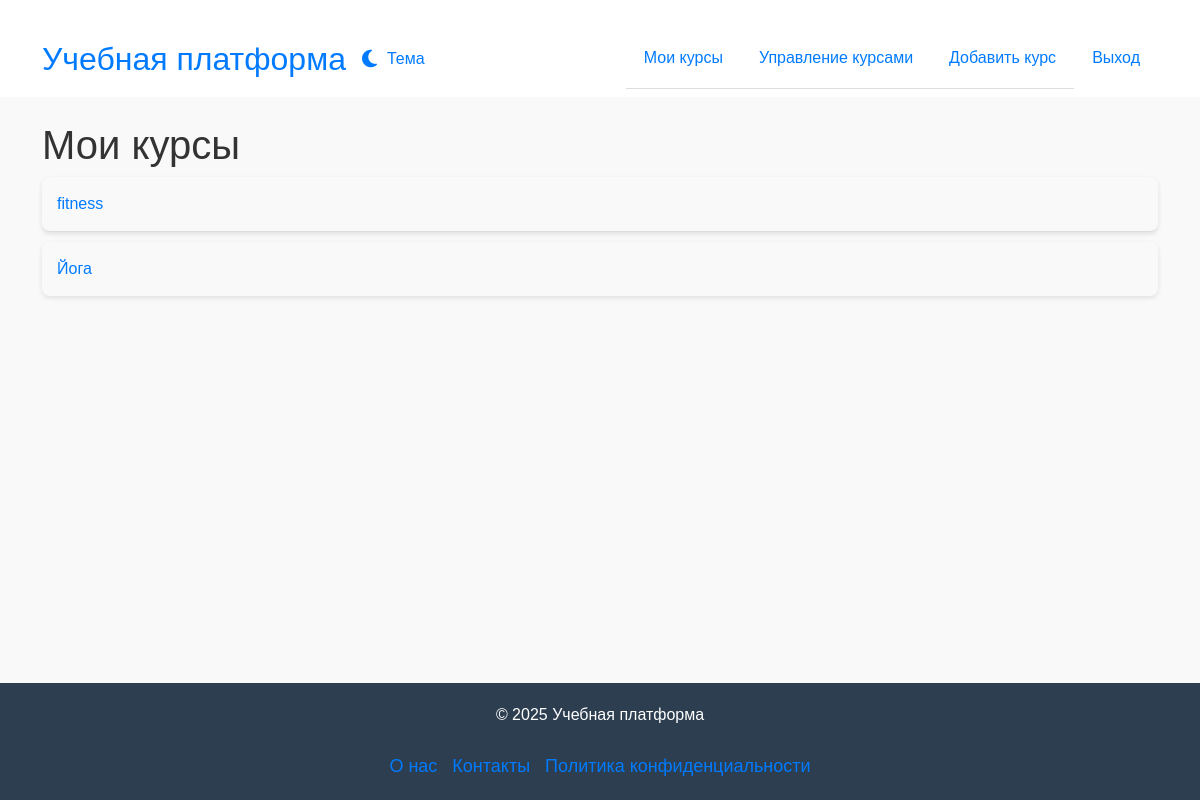
The app's page /courses/ (signed in), older data.
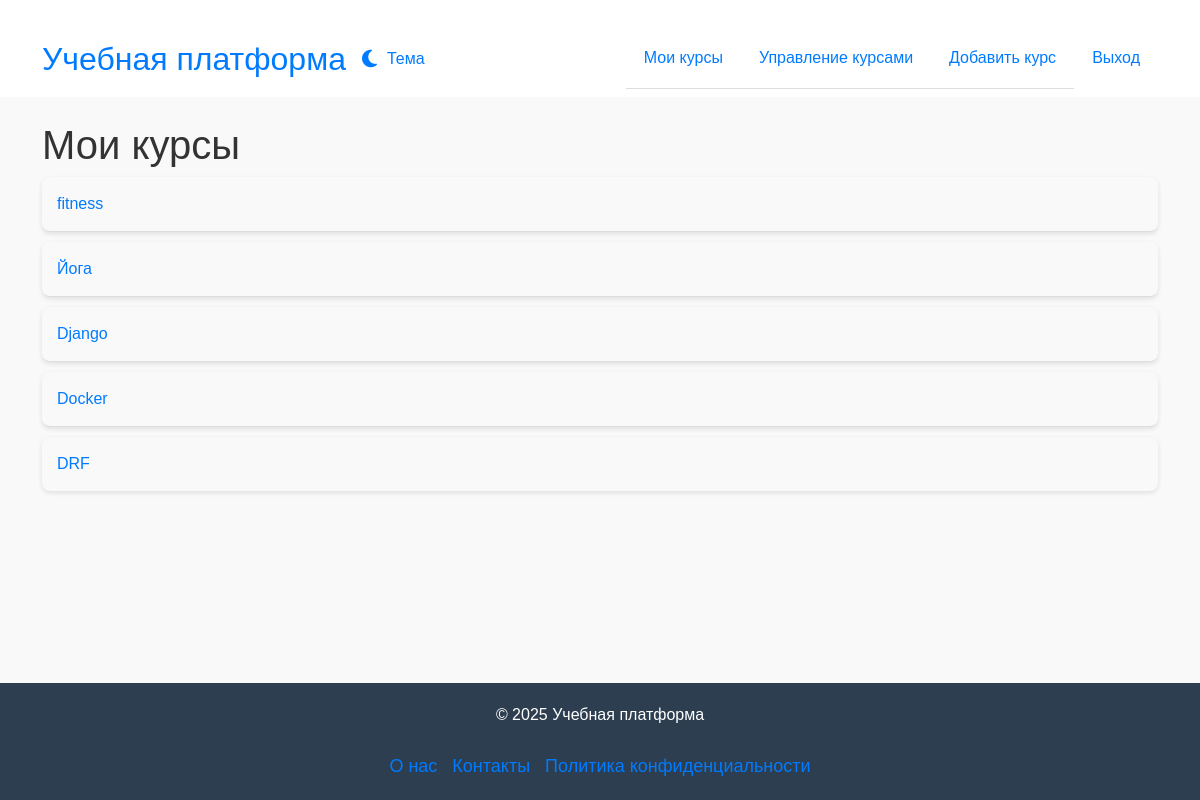
The same page, newer data.
### online_courses/models.py (models this page shows, shortened)
class Course(models.Model):
    title = models.CharField(max_length=255)
    description = models.TextField(null=True, blank=True)
    teacher = models.ForeignKey(User, on_delete=models.SET_NULL, null=True, limit_choices_to={'role': 'teacher'}, related_name='courses_taught')
    students = models.ManyToManyField(User, related_name='enrolled_courses', blank=True, limit_choices_to={'role': 'student'})

### online_courses/views.py (the view)
# urls.py: path('courses/', course_list, name='course_list'),
@login_required
def course_list(request):
    if request.user.role == 'teacher':
        courses = Course.objects.filter(teacher=request.user)
    else:
        courses = request.user.enrolled_courses.all()
    return render(request, 'course_list.html', {'courses': courses})

### online_courses/templates/course_list.html (shortened to what this page needs)
{% extends 'base.html' %}
{% block content %}
<h1>Мои курсы</h1>
<ul class="list-group">
    {% for course in courses %}
        <li class="course-card">
            <a href="{% url 'online_courses:course_detail' course.id %}" class="text-decoration-none">{{ course.title }}</a>
        </li>
    {% empty %}
        <p>Вы еще не записаны на курсы.</p>
    {% endfor %}
</ul>
{% endblock %}

Row changes from the older to the newer data that the page shows:
added Course: title "Django"
added Course: title "Docker"
added Course: title "DRF"
